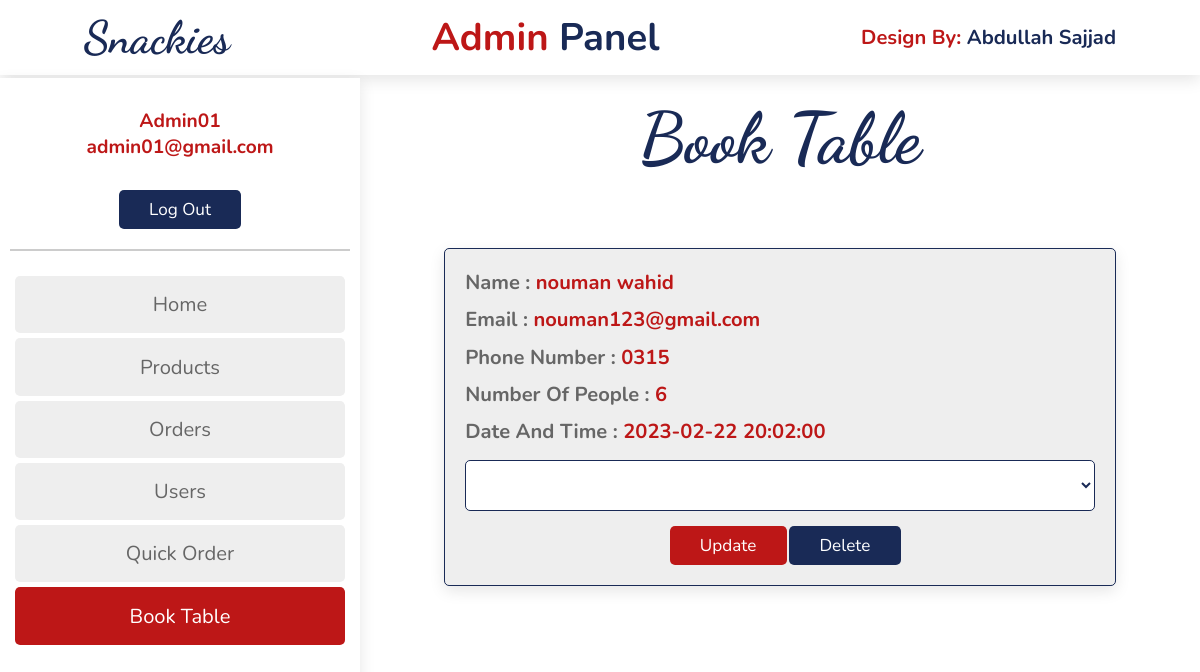
/admin_book_table.php (signed in), run on the app's committed database.
### tables this page shows
CREATE TABLE `book_table` (
  `id` int(10) NOT NULL,
  `name` varchar(50) NOT NULL,
  `number` varchar(50) NOT NULL,
  `email` varchar(50) NOT NULL,
  `total_people` int(10) NOT NULL,
  `date_time` datetime NOT NULL
);

### HTML/admin_book_table.php (the view, shortened to what this page needs)
<?php
    include 'connection.php';
?>
<head>
    <link rel="stylesheet" href="../CSS/admin_place_order.css">
     <link rel="stylesheet" href="https://cdnjs.cloudflare.com/ajax/libs/font-awesome/5.15.3/css/all.min.css">
     <link rel="stylesheet" href="https://cdnjs.cloudflare.com/ajax/libs/font-awesome/4.7.0/css/font-awesome.min.css">
 </head>
 <html>
     <body>
         <header>
             <p  class="logo"><i class="fas fa-bars" id="menu-bar"></i><a href="../HTML/index.css">snackies</a></p>
             <div class="side-bar">
             <div class="account-box">
                <div class="content">
                    <span><?php echo $_SESSION['admin_name']; ?></span><br>
                    <span style="text-transform:lowercase; "><?php echo $_SESSION['admin_email']; ?></span>
                </div>
                <a href="logout.php" class="btn" id="logout-btn">log out</a>
                </div>
                <nav class="nav-bar">
                 <a href="../HTML/admin.php">Home</a>
                 <a href="../HTML/admin_add_product.php">Products</a>
                 <a href="../HTML/admin_place_order.php">Orders</a>
                 <a href="../HTML/admin_user.php">Users</a>
                 <a href="../HTML/admin_quick_order.php">Quick Order</a>
                 <a class="active" href="../HTML/admin_book_table.php">Book table</a>
                </nav>
             </div>
             <div class="title">
                <p>Admin <span>Panel</span></p>
             </div>
             <div class="design">
                <p>design by: <span>Abdullah Sajjad</span></p>
             </div>
         </header>
         <section class="orders">
            <h1 class="title">Book Table</h1>
            <div class="box-container">
                <?php
                $select_orders = mysqli_query($conn, "SELECT * FROM `book_table`") or die('query failed');
                if(mysqli_num_rows($select_orders) > 0){
                    while($fetch_orders = mysqli_fetch_assoc($select_orders)){
                ?>
                <div class="box">
                    <p> name : <span><?php echo $fetch_orders['name']; ?></span> </p>
                    <p> email : <span><?php echo $fetch_orders['email']; ?></span> </p>
                    <p> Phone number : <span><?php echo $fetch_orders['number']; ?></span> </p>
                    <p> Number of People : <span><?php echo $fetch_orders['total_people']; ?></span> </p>
                    <p> date and time : <span><?php echo $fetch_orders['date_time']; ?></span> </p>
                    <form action="" method="post">
                        <select name="update_quick_order">
                        <option value="" selected disabled><?php echo $fetch_orders['book_table_status']; ?></option>
                        <option value="pending">pending</option>
                        </select>
                        <input type="submit" value="update" name="update_order" class="option-btn">
                        <a href="admin_book_table.php?delete=<?php echo $fetch_orders['id']; ?>" onclick="return confirm('delete this order?');" class="btn">delete</a>
                    </form>
                </div>
                <?php
                    }
                }else{
                    echo '<p class="empty">no book table added yet!</p>';
                }
                ?>
            </div>
            </section>
     </body>
 </html>

### CSS/admin_place_order.css (style rules this page uses)
* { font-family: 'Nunito' , sans-serif; margin: 0; padding: 0; text-decoration: none; box-sizing: border-box; outline: none; border: none; text-transform: capitalize; transition: all .2s linear; }
html { font-size: 63%; overflow:auto; scroll-padding-top: 5.5rem; scroll-behavior: smooth; overflow-x: hidden; }
.btn { margin-top: 1rem; display: inline-block; font-size: 1.7rem; color: #fff; background: #192a56; border-radius: .5rem; cursor: pointer; padding: .8rem 3rem; }
.option-btn { margin-top: 1rem; display: inline-block; font-size: 1.7rem; color: #fff; background: rgb(189, 23, 23); border-radius: .5rem; cursor: pointer; padding: .8rem 3rem; margin-left: 1rem; }
.title { text-align: center; color:#192a56; font-size: 7rem; font-family: 'Dancing Script', sans-serif; }
header { position: fixed; top: 0; left: 0; right: 0; background: #FFF; padding: 1rem 7%; display: flex; align-items: center; justify-content: space-between; z-index: 1000; box-shadow: 0 .5rem 1.5rem rgba(0, 0, 0, .1); }
header .logo a { color: #192a56; font-size: 4.5rem; font-family: 'Dancing Script', sans-serif; font-weight: bolder; }
header .side-bar { position: fixed; width: 360px; height: 100vh; top: 78px; left: 0; padding: 10px; background-color: #fff; box-shadow: 0 .5rem 1.5rem rgba(0, 0, 0, .1); z-index: 10000; }
header .side-bar .nav-bar { border-top: .2rem solid rgba(0, 0, 0, .2); margin-top: 20px; padding-top: 20px; }
header .side-bar .nav-bar a { display: block; font-size: 2rem; border-radius: .5rem; padding: 1.5rem; color: #666; margin: .5rem; background: #eee; }
header .side-bar .nav-bar a.active, header .side-bar .nav-bar a:hover { color: #fff; background: rgb(189, 23, 23); }
header .title p { font-size: 3.8rem; font-weight: bolder; color: rgb(189, 23, 23); }
header .title p span { color: #192a56; }
header .design p { font-size: 2rem; color: rgb(189, 23, 23); font-weight: bolder; }
header .design p span { color: #192a56; }
header .side-bar .account-box .content span { font-size: 1.9rem; color: rgb(189, 23, 23); font-weight: bolder; }
header .side-bar { text-align: center; }
header .side-bar .account-box .content { margin: 20px; }
.orders { margin-left: 360px; padding-top: 8%; padding-bottom: 5%; }
.orders .box-container { display: grid; grid-template-columns: repeat(auto-fit, 80%); justify-content: center; gap:1.5rem; max-width: 1200px; margin:0 auto; align-items: flex-start; }
.orders .box-container .box { background-color: #eee; padding:2rem; border:.1rem solid #192a56; box-shadow: 0 .5rem 1.5rem rgba(0, 0, 0, .1); border-radius: .5rem; margin-top: 10%; }
.orders .box-container .box p { padding-bottom: 1rem; font-size: 2rem; color:#666; font-weight: bold; }
.orders .box-container .box p span { color:rgb(189, 23, 23); text-transform: none }
.orders .box-container .box form { text-align: center; }
.orders .box-container .box form select { border-radius: .5rem; margin:.5rem 0; width: 100%; background-color: #fff; border:.1rem solid #192a56; padding:1.2rem 1.4rem; font-size: 1.7rem; color:#192a56; font-weight: bold; }

### data on the page
book_table: name "nouman wahid", email "nouman123@gmail.com", number "0315", total_people "6", date_time "2023-02-22 20:02:00"

### other printed values
$_SESSION['admin_name'] "Admin01"
$_SESSION['admin_email'] "admin01@gmail.com"
